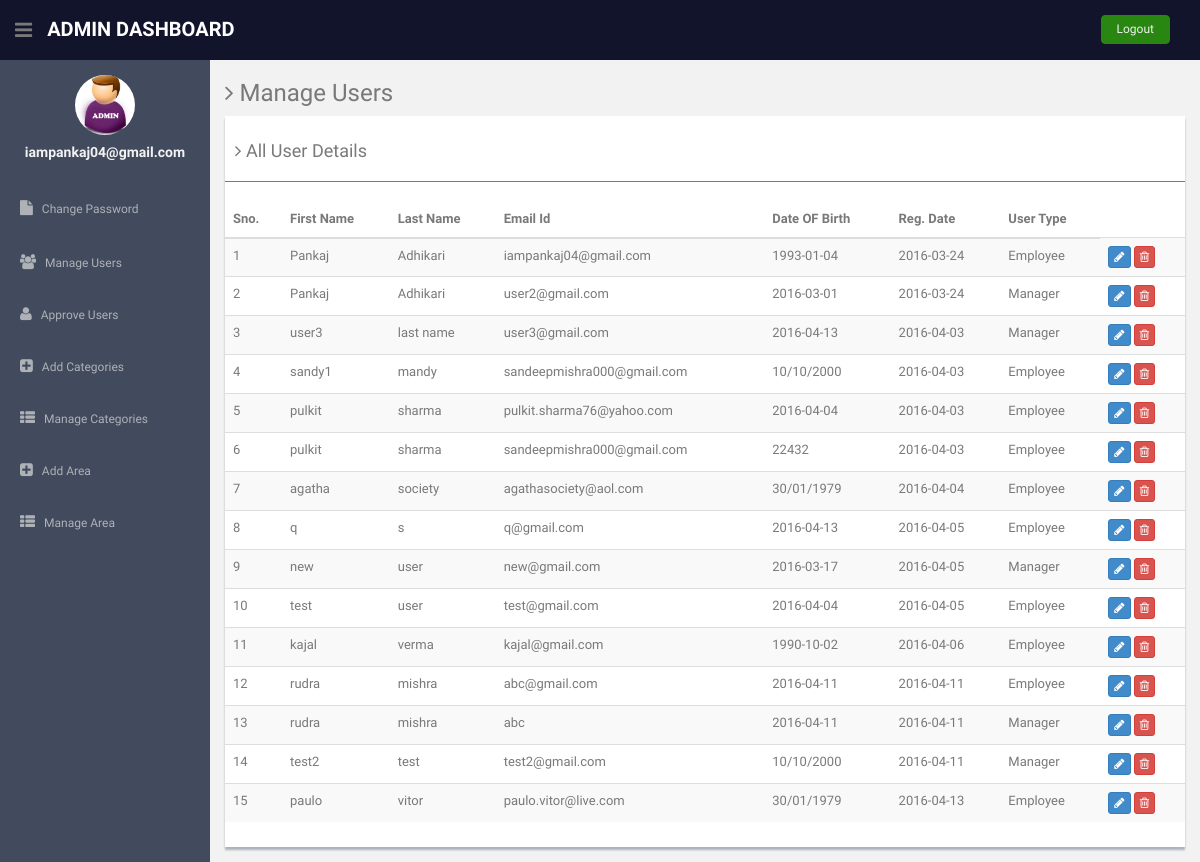
The page /admin/manage-users.php (signed in) on the database its author committed.
### tables this page shows
CREATE TABLE IF NOT EXISTS `users` (
  `id` int(11) NOT NULL AUTO_INCREMENT,
  `fname` varchar(255) NOT NULL,
  `lname` varchar(255) NOT NULL,
  `DOB` varchar(40) NOT NULL,
  `email` varchar(255) NOT NULL,
  `password` varchar(300) NOT NULL,
  `usertype` varchar(11) NOT NULL,
  `Country` varchar(20) NOT NULL,
  `State` varchar(20) NOT NULL,
  `City` varchar(20) NOT NULL,
  `Nickname` varchar(20) DEFAULT NULL,
  `posting_date` date NOT NULL,
  `status` varchar(20) NOT NULL DEFAULT 'panding',
  `profile` varchar(100) NOT NULL,
  PRIMARY KEY (`id`)
);

### admin/manage-users.php (the view, shortened to what this page needs)
<!DOCTYPE html>
<html lang="en">
  <head>
    <link href="assets/css/bootstrap.css" rel="stylesheet">
    <link href="assets/font-awesome/css/font-awesome.css" rel="stylesheet" />
    <link href="assets/css/style.css" rel="stylesheet">
    <link href="assets/css/style-responsive.css" rel="stylesheet">
  </head>
  <body>
  <section id="container" >
      <header class="header black-bg">
              <div class="sidebar-toggle-box">
                  <div class="fa fa-bars tooltips" data-placement="right" data-original-title="Toggle Navigation"></div>
              </div>
            <a href="#" class="logo"><b>Admin Dashboard</b></a>
            <div class="top-menu">
            	<ul class="nav pull-right top-menu">
                    <li><a class="logout" href="logout.php">Logout</a></li>
            	</ul>
            </div>
        </header>
      <aside>
                <div id="sidebar"  class="nav-collapse ">
              <ul class="sidebar-menu" id="nav-accordion">
              	  <p class="centered"><a href="#"><img src="assets/img/admin.jpg" class="img-circle" width="60"></a></p>
              	  <h5 class="centered"><?php echo $_SESSION['login'];?></h5>
                  <li class="mt">
                      <a href="change-password.php">
                          <i class="fa fa-file"></i>
                          <span>Change Password</span>
                      </a>
                  </li>
                  <li class="sub-menu">
                      <a href="manage-users.php" >
                          <i class="fa fa-users"></i>
                          <span>Manage Users</span>
                      </a>
                  </li>
                  <li class="sub-menu">
                      <a href="approve-users.php" >
                          <i class="fa fa-user"></i>
                          <span>Approve Users</span>
                      </a>
                  </li>
                  <li class="sub-menu">
                      <a href="add_cat.php" >
                          <i class="fa fa-plus-square"></i>
                          <span>Add Categories</span>
                      </a>
                  </li>
				  <li class="sub-menu">
                      <a href="manage_cat.php" >
                          <i class="fa fa-th-list"></i>
                          <span>Manage Categories</span>
                      </a>
                  </li>
				  <li class="sub-menu">
                      <a href="add_area.php" >
                          <i class="fa fa-plus-square"></i>
                          <span>Add Area</span>
                      </a>
                  </li>
				  <li class="sub-menu">
                      <a href="manage_area.php" >
                          <i class="fa fa-th-list"></i>
                          <span>Manage Area</span>
                      </a>
                  </li>
              </ul>
          </div>
	  </aside>
      <section id="main-content">
          <section class="wrapper">
          	<h3><i class="fa fa-angle-right"></i> Manage Users</h3>
				<div class="row">
                  <div class="col-md-12">
                      <div class="content-panel">
                          <table class="table table-striped table-advance table-hover">
	                  	  	  <h4><i class="fa fa-angle-right"></i> All User Details </h4>
	                  	  	  <hr>
                              <thead>
                              <tr>
                                  <th>Sno.</th>
                                  <th class="hidden-phone">First Name</th>
                                  <th> Last Name</th>
                                  <th> Email Id</th>
                                  <th> Date OF Birth</th>
                                  <th> Reg. Date </th>
                                  <th> User Type </th>
                              </tr>
                              </thead>
                              <tbody>
                              <?php $ret=mysql_query("select * from users");
							  $cnt=1;
							  while($row=mysql_fetch_array($ret))
							  {?>
                              <tr>
                              <td><?php echo $cnt;?></td>
                                  <td><?php echo $row['fname'];?></td>
                                  <td><?php echo $row['lname'];?></td>
                                  <td><?php echo $row['email'];?></td>
                                  <td><?php echo $row['DOB'];?></td>
								  <td><?php echo $row['posting_date'];?></td>
								  <?php if($row['usertype'] == 1)
								  {
									  $type='Employee';
								}else{
									$type='Manager';
								  }?>
								  <td><?php echo $type;?></td>
                                  <td>
                                     <a href="update-profile.php?uid=<?php echo $row['id'];?>">
                                     <button class="btn btn-primary btn-xs"><i class="fa fa-pencil"></i></button></a>
                                     <a href="manage-users.php?id=<?php echo $row['id'];?>">
                                     <button class="btn btn-danger btn-xs" onClick="return confirm('Do you really want to delete');"><i class="fa fa-trash-o "></i></button></a>
                                  </td>
                              </tr>
                              <?php $cnt=$cnt+1; }?>
                              </tbody>
                          </table>
                      </div>
                  </div>
              </div>
		</section>
      </section
  ></section>
  </body>
</html>

### admin/assets/css/style.css (style rules this page uses)
body { color: #797979; background: #f2f2f2; font-family: 'Ruda', sans-serif; padding: 0px !important; margin: 0px !important; font-size:13px; }
ul li { list-style: none; }
a, a:hover, a:focus { text-decoration: none; outline: none; }
#container { width: 100%; height: 100%; }
hr { margin-top: 20px; margin-bottom: 20px; border: 0; border-top: 1px solid #797979; }
.centered { text-align: center; }
.mt { margin-top: 25px; }
ul.top-menu > li > .logout { color: #f2f2f2; font-size: 12px; border-radius: 4px; -webkit-border-radius: 4px; border: 1px solid #288611 !important; padding: 5px 15px; margin-right: 15px; background: #288611; margin-top: 15px; }
#sidebar { width: 210px; height: 100%; position: fixed; background: #424a5d; }
#sidebar h5 { color: #f2f2f2; font-weight: 700; }
#sidebar ul li { position: relative; }
ul.sidebar-menu , ul.sidebar-menu li ul.sub { margin: -2px 0 0; padding: 0; }
ul.sidebar-menu { margin-top: 75px; }
ul.sidebar-menu li { margin-bottom: 5px; margin-left:10px; margin-right:10px; }
ul.sidebar-menu li.sub-menu { line-height: 15px; }
ul.sidebar-menu li a span { display: inline-block; }
ul.sidebar-menu li a { color: #aeb2b7; text-decoration: none; display: block; padding: 15px 0 15px 10px; font-size: 12px; outline: none; -webkit-transition: all 0.3s ease; -moz-transition: all 0.3s ease; -o-transition: all 0.3s ease; -ms-transition: all 0.3s ease; transition: all 0.3s ease; }
ul.sidebar-menu li a i { font-size: 15px; padding-right: 6px; }
#main-content { margin-left: 210px; }
.header, .footer { min-height: 60px; padding: 0 15px; }
.header { position: fixed; left: 0; right: 0; z-index: 1002; }
.black-bg { background: #11142B; border-bottom: 1px solid #11142B; }
.wrapper { display: inline-block; margin-top: 60px; padding-left: 15px; padding-right: 15px; padding-bottom: 15px; padding-top: 0px; width: 100%; }
a.logo { font-size: 20px; color: #ffffff; float: left; margin-top: 15px; text-transform: uppercase; }
a.logo b { font-weight: 900; }
#top_menu .nav > li, ul.top-menu > li { float: left; }
ul.top-menu > li > a { color: #666666; font-size: 16px; border-radius: 4px; -webkit-border-radius: 4px; border:1px solid #666666 !important; padding: 2px 6px; margin-right: 15px; }
.sidebar-toggle-box { float: left; padding-right: 15px; margin-top: 20px; }
.sidebar-toggle-box .fa-bars { cursor: pointer; display: inline-block; font-size: 20px; }
.content-panel { background: #ffffff; box-shadow: 0px 3px 2px #aab2bd; padding-top: 15px; padding-bottom: 5px; }
.content-panel h4 { margin-left: 10px; }

### rows shown on the page
users: fname "Pankaj", lname "Adhikari", email "iampankaj04@gmail.com", DOB "1993-01-04", posting_date "2016-03-24", usertype "Employee"
users: fname "Pankaj", lname "Adhikari", email "user2@gmail.com", DOB "2016-03-01", posting_date "2016-03-24", usertype "Manager"
users: fname "user3", lname "last name", email "user3@gmail.com", DOB "2016-04-13", posting_date "2016-04-03", usertype "Manager"
users: fname "sandy1", lname "mandy", email "sandeepmishra000@gmail.com", DOB "10/10/2000", posting_date "2016-04-03", usertype "Employee"
users: fname "pulkit", lname "sharma", email "pulkit.sharma76@yahoo.com", DOB "2016-04-04", posting_date "2016-04-03", usertype "Employee"
users: fname "pulkit", lname "sharma", email "sandeepmishra000@gmail.com", DOB "22432", posting_date "2016-04-03", usertype "Employee"
users: fname "agatha", lname "society", email "agathasociety@aol.com", DOB "30/01/1979", posting_date "2016-04-04", usertype "Employee"
users: fname "q", lname "s", email "q@gmail.com", DOB "2016-04-13", posting_date "2016-04-05", usertype "Employee"
users: fname "new", lname "user", email "new@gmail.com", DOB "2016-03-17", posting_date "2016-04-05", usertype "Manager"
users: fname "test", lname "user", email "test@gmail.com", DOB "2016-04-04", posting_date "2016-04-05", usertype "Employee"
users: fname "kajal", lname "verma", email "kajal@gmail.com", DOB "1990-10-02", posting_date "2016-04-06", usertype "Employee"
users: fname "rudra", lname "mishra", email "abc@gmail.com", DOB "2016-04-11", posting_date "2016-04-11", usertype "Employee"
users: fname "rudra", lname "mishra", email "abc", DOB "2016-04-11", posting_date "2016-04-11", usertype "Manager"
users: fname "test2", lname "test", email "test2@gmail.com", DOB "10/10/2000", posting_date "2016-04-11", usertype "Manager"
users: fname "paulo", lname "vitor", email "paulo.vitor@live.com", DOB "30/01/1979", posting_date "2016-04-13", usertype "Employee"

### other values the page prints
$_SESSION['login'] "iampankaj04@gmail.com"
